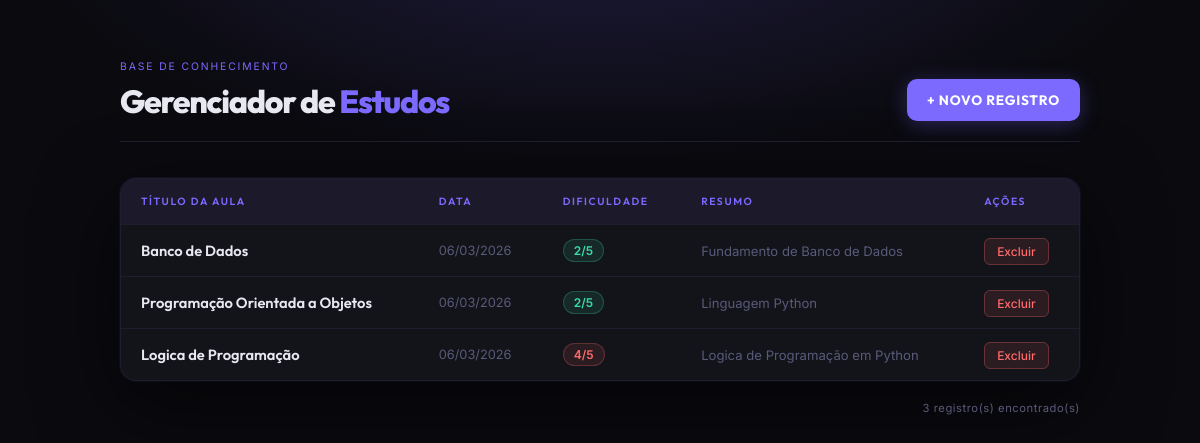
/registros/, run on the app's committed database.
### registros/models.py (models this page shows, shortened)
class RegistroEstudo(models.Model):
    titulo_aula = models.CharField(max_length=200)
    data = models.DateField(default=timezone.now)
    resumo = models.TextField()
    dificuldade = models.IntegerField(
        choices=[(i, str(i)) for i in range(1, 6)],
        default=1
    )

### registros/views.py (the view)
# urls.py: path('', views.home, name='home'),
def home(request):
    registros = RegistroEstudo.objects.all().order_by('-data')
    return render(request, 'registros/home.html', {'registros': registros})

### registros/templates/registros/home.html (shortened to what this page needs)
<!DOCTYPE html>
<html lang="pt-BR">
<head>
</head>
<body>
  <div class="container">
    <div class="page-header">
      <div>
        <p class="page-eyebrow">Base de conhecimento</p>
        <h1 class="page-title">Gerenciador de <span>Estudos</span></h1>
      </div>
      <a href="{% url 'cadastro' %}" class="btn-novo">+ Novo Registro</a>
    </div>
    <div class="table-wrap">
      <table>
        <thead>
          <tr>
            <th>Título da Aula</th>
            <th>Data</th>
            <th>Dificuldade</th>
            <th>Resumo</th>
            <th>Ações</th>
          </tr>
        </thead>
        <tbody>
          {% for registro in registros %}
          <tr>
            <td class="td-titulo"><strong>{{ registro.titulo_aula }}</strong></td>
            <td class="td-data">{{ registro.data|date:"d/m/Y" }}</td>
            <td>
              <span class="dificuldade-pill dif-{{ registro.dificuldade }}">
                {{ registro.dificuldade }}/5
              </span>
            </td>
            <td class="td-resumo">{{ registro.resumo|truncatewords:20 }}</td>
            <td>
              <a href="{% url 'excluir' registro.id %}"
                 class="btn-excluir"
                 onclick="return confirm('Tem certeza que deseja apagar este registro?')">
                Excluir
              </a>
            </td>
          </tr>
          {% endfor %}
        </tbody>
      </table>
    </div>
    <div class="footer">{{ registros|length }} registro(s) encontrado(s)</div>
  </div>
</body>
</html>

### registros/templates/registros/home.html (style rules this page uses)
*, *::before, *::after { box-sizing: border-box; margin: 0; padding: 0; }
:root { --bg: #0a0a0f; --surface: #13131a; --border: #1e1e2e; --accent: #7c6aff; --accent-soft: rgba(124, 106, 255, 0.12); --accent-hover: #6a58ee; --text: #e8e8f0; --muted: #5a5a7a; --success: #3ddba8; --danger: #ff6b6b; --danger-soft: rgba(255, 107, 107, 0.1); }
body { background: var(--bg); color: var(--text); font-family: 'Inter', sans-serif; min-height: 100vh; padding: 60px 24px; background-image: radial-gradient(ellipse 80% 50% at 50% -10%, rgba(124,106,255,0.18) 0%, transparent 60%); }
.container { max-width: 960px; margin: auto; }
.page-header { display: flex; align-items: flex-end; justify-content: space-between; border-bottom: 1px solid var(--border); padding-bottom: 20px; margin-bottom: 36px; }
.page-eyebrow { font-size: 0.65rem; letter-spacing: 0.18em; text-transform: uppercase; color: var(--accent); margin-bottom: 8px; }
.page-title { font-family: 'Outfit', sans-serif; font-size: 2rem; font-weight: 800; letter-spacing: -0.04em; color: var(--text); }
.page-title span { color: var(--accent); }
.btn-novo { display: inline-flex; align-items: center; gap: 6px; text-decoration: none; background: var(--accent); color: #fff; font-family: 'Outfit', sans-serif; font-size: 0.85rem; font-weight: 700; letter-spacing: 0.06em; text-transform: uppercase; padding: 12px 20px; border-radius: 10px; transition: background 0.2s, transform 0.15s, box-shadow 0.2s; box-shadow: 0 4px 20px rgba(124,106,255,0.3); white-space: nowrap; }
.table-wrap { background: var(--surface); border: 1px solid var(--border); border-radius: 16px; overflow: hidden; box-shadow: 0 24px 80px rgba(0,0,0,0.5), 0 0 0 1px rgba(124,106,255,0.08); }
table { width: 100%; border-collapse: collapse; }
thead tr { background: rgba(124, 106, 255, 0.07); border-bottom: 1px solid var(--border); }
th { font-family: 'Outfit', sans-serif; font-size: 0.65rem; font-weight: 600; letter-spacing: 0.15em; text-transform: uppercase; color: var(--accent); padding: 16px 20px; text-align: left; }
tbody tr { border-bottom: 1px solid var(--border); transition: background 0.18s ease; animation: fadeSlide 0.4s ease both; }
tbody tr:last-child { border-bottom: none; }
td { padding: 14px 20px; font-size: 0.875rem; color: var(--text); vertical-align: middle; }
.td-titulo strong { font-family: 'Outfit', sans-serif; font-weight: 600; font-size: 0.92rem; }
.td-data { color: var(--muted); font-size: 0.8rem; white-space: nowrap; }
.dificuldade-pill { display: inline-block; padding: 3px 10px; border-radius: 999px; font-size: 0.75rem; font-weight: 600; }
.dif-1, .dif-2 { background: rgba(61, 219, 168, 0.1); border: 1px solid rgba(61, 219, 168, 0.25); color: var(--success); }
.dif-4, .dif-5 { background: rgba(255, 107, 107, 0.1); border: 1px solid rgba(255, 107, 107, 0.25); color: var(--danger); }
.td-resumo { color: var(--muted); font-size: 0.82rem; max-width: 280px; }
.btn-excluir { font-family: 'Inter', sans-serif; font-size: 0.75rem; font-weight: 500; color: var(--danger); text-decoration: none; padding: 5px 12px; border: 1px solid rgba(255,107,107,0.3); border-radius: 6px; background: var(--danger-soft); transition: background 0.2s, border-color 0.2s, transform 0.15s; white-space: nowrap; }
.footer { margin-top: 20px; text-align: right; font-size: 0.7rem; color: var(--muted); letter-spacing: 0.05em; }
tbody tr:nth-child(1) { animation-delay: 0.05s; }
tbody tr:nth-child(2) { animation-delay: 0.10s; }
tbody tr:nth-child(3) { animation-delay: 0.15s; }

### data on the page
RegistroEstudo: titulo_aula "Banco de Dados", data "06/03/2026", dificuldade "2", resumo "Fundamento de Banco de Dados"
RegistroEstudo: titulo_aula "Programação Orientada a Objetos", data "06/03/2026", dificuldade "2", resumo "Linguagem Python"
RegistroEstudo: titulo_aula "Logica de Programação", data "06/03/2026", dificuldade "4", resumo "Logica de Programação em Python"

### other printed values
{{ registros|length }} "3"
